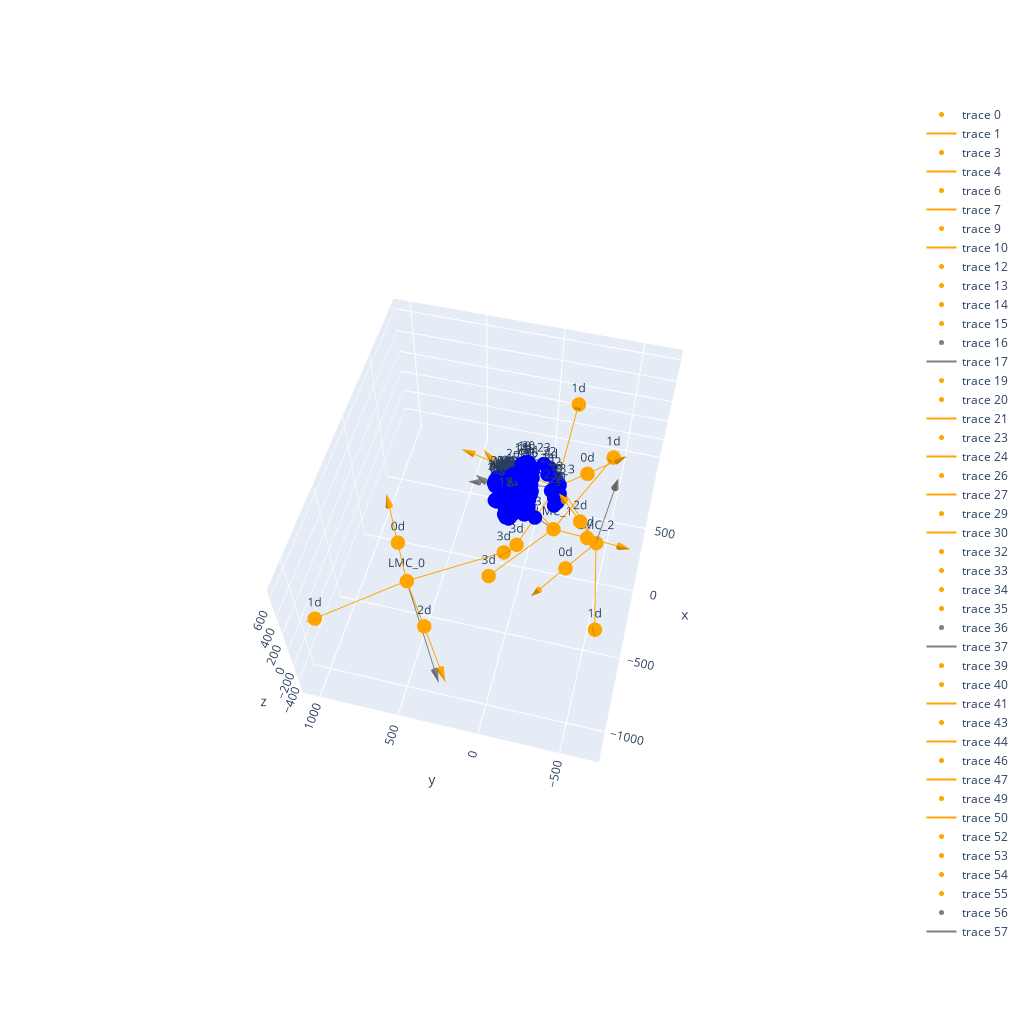

The cell this chart's notebook holds for it:
### Markdown cell above
# Optimize LMC position for synthetic data

### Code cell
from Python.Hand_model import getHandModel, setHandPose, generate_hand_pose, generate_hand_poses, plot_hand
from Python.optimization import PSO_Objective, plotPSOResult

# Make a Hand model
HandModel = getHandModel()
q = np.zeros(20)
# set the thumb in a flat position
q[0] = 0.4
q[1] = -0.6
q[2] = 0.1
state = setHandPose(HandModel, q)

# Input parameter 
# these are the finger_idx of the osim model! NOT THE LMC
fingers_idx = np.array([[0,3,8,17], #thumb (root to tip)
                    [4,9,13,18], #index
                    [5,10,14,19], #middle
                    [6,11,15,20], #ring
                    [7,12,16,21]]) #pinky
    
finger_radius = 10 # mm

# LMC settings
LMC_H = 600 # mm
num_LMC = 4
LMC_alpha1 = (180-150) / 2 * np.pi / 180
LMC_alpha2 = (180-120) / 2 * np.pi / 180

# Generate data
'''
  CAREFUL! The optimizer does not work for a single pose! the more the better
          if only a single pose is available then it was to be stacked a few times. e.g 10 times 
          this is caused by the metric that uses an exposnential norm with the number of poses
'''
num_poses = 10
handMarkers, palmMarkers, palmPlnNormals, palmCentroids, fingers, forearm_vecs = generate_hand_poses(HandModel, state, num_poses=num_poses, 
                                                                                       x_limits=[0, 0], y_limits=[0, 0], z_limits=[300, 300],
                                                                                         limitsPS=[-70, 70], limis_FE=[-60, 60], limits_WD=[-60, 60])
#handMarkers, palmMarkers, palmPlnNormals, palmCentroids, fingers, forearm_vecs = generate_hand_pose(HandModel, state, pos=np.array([0, -100, 300]), PS=90, FE=0, WD=0)
data = [handMarkers, palmMarkers, palmPlnNormals, palmCentroids, fingers, forearm_vecs]

# instatiate the optimizer
options = {'c1': 0.5, 'c2': 0.3, 'w': 0.9}
x_max = np.array([1, 1, 1, 1]*num_LMC)
x_min = np.array([-1, -1, -1, -1]*num_LMC)
parameter_mult = np.array([1000, 1000, 90, 180]*num_LMC) 
bounds = (x_min, x_max)

n_particles = 30
num_iterations = 100
args = (data, finger_radius, fingers_idx, num_LMC, LMC_H, LMC_alpha1, LMC_alpha2, parameter_mult)
optimizer = GlobalBestPSO(n_particles=n_particles, dimensions=4*num_LMC, options=options, bounds=bounds)
# pos is the optimized LMC location and orientation as
'''
  pos = np.array([x, y, xrot, zrot]*num_LMC) / parameter_mult 
  this means pos needs to be multiplied with parameter_mult to get the position in mm and orientation in deg
'''
cost, pos = optimizer.optimize(PSO_Objective, num_iterations, args=args)
plotPSOResult(pos, args)

### Figure 1 — Plotly figure (JSON) as saved in the notebook; plotly's stock layout.template omitted (floating-point values rounded to 4 significant figures)
{"data": [{"marker": {"color": "orange", "size": 5}, "mode": "markers+text", "type": "scatter3d", "x": [-595.5], "y": [587.4], "z": [0]}, {"line": {"color": "orange", "width": 2}, "mode": "lines", "type": "scatter3d", "x": [-595.5, -435.3, null], "y": [587.4, 704.8, null], "z": [0, 566.2, null]}, {"colorscale": [[0, "orange"], [1, "orange"]], "showlegend": false, "showscale": false, "type": "cone", "u": [48.06], "v": [35.22], "w": [169.9], "x": [-438.5], "y": [702.4], "z": [554.9]}, {"marker": {"color": "orange", "size": 5}, "mode": "markers+text", "type": "scatter3d", "x": [-595.5], "y": [587.4], "z": [0]}, {"line": {"color": "orange", "width": 2}, "mode": "lines", "type": "scatter3d", "x": [-595.5, -1020.0, null], "y": [587.4, 995.0, null], "z": [0, 117.8, null]}, {"colorscale": [[0, "orange"], [1, "orange"]], "showlegend": false, "showscale": false, "type": "cone", "u": [-127.3], "v": [122.3], "w": [35.34], "x": [-1011.0], "y": [986.9], "z": [115.4]}, {"marker": {"color": "orange", "size": 5}, "mode": "markers+text", "type": "scatter3d", "x": [-595.5], "y": [587.4], "z": [0]}, {"line": {"color": "orange", "width": 2}, "mode": "lines", "type": "scatter3d", "x": [-595.5, -1071.0, null], "y": [587.4, 238.8, null], "z": [0, -111.1, null]}, {"colorscale": [[0, "orange"], [1, "orange"]], "showlegend": false, "showscale": false, "type": "cone", "u": [-142.7], "v": [-104.6], "w": [-33.33], "x": [-1062.0], "y": [245.8], "z": [-108.9]}, {"marker": {"color": "orange", "size": 5}, "mode": "markers+text", "type": "scatter3d", "x": [-595.5], "y": [587.4], "z": [0]}, {"line": {"color": "orange", "width": 2}, "mode": "lines", "type": "scatter3d", "x": [-595.5, -334.6, null], "y": [587.4, 60.1, null], "z": [0, 117.8, null]}, {"colorscale": [[0, "orange"], [1, "orange"]], "showlegend": false, "showscale": false, "type": "cone", "u": [78.29], "v": [-158.2], "w": [35.34], "x": [-339.8], "y": [70.64], "z": [115.4]}, {"marker": {"color": "orange", "size": 5}, "mode": "markers+text", "text": "0d", "type": "scatter3d", "x": [-515.4], "y": [646.1], "z": [283.1]}, {"marker": {"color": "orange", "size": 5}, "mode": "markers+text", "text": "1d", "type": "scatter3d", "x": [-1020.0], "y": [995.0], "z": [117.8]}, {"marker": {"color": "orange", "size": 5}, "mode": "markers+text", "text": "2d", "type": "scatter3d", "x": [-833.3], "y": [413.1], "z": [-55.54]}, {"marker": {"color": "orange", "size": 5}, "mode": "markers+text", "text": "3d", "type": "scatter3d", "x": [-334.6], "y": [60.1], "z": [117.8]}, {"marker": {"color": "gray", "size": 5}, "mode": "markers+text", "type": "scatter3d", "x": [-595.5], "y": [587.4], "z": [0]}, {"line": {"color": "gray", "width": 2}, "mode": "lines", "type": "scatter3d", "x": [-595.5, -962.6, null], "y": [587.4, 318.4, null], "z": [0, -391.0, null]}, {"colorscale": [[0, "gray"], [1, "gray"]], "showlegend": false, "showscale": false, "type": "cone", "u": [-110.1], "v": [-80.7], "w": [-117.3], "x": [-955.3], "y": [323.7], "z": [-383.2]}, {"marker": {"color": "orange", "size": 5}, "mode": "markers+text", "text": "LMC_0", "type": "scatter3d", "x": [-595.5], "y": [587.4], "z": [0]}, {"marker": {"color": "orange", "size": 5}, "mode": "markers+text", "type": "scatter3d", "x": [-27.45], "y": [-180.0], "z": [0]}, {"line": {"color": "orange", "width": 2}, "mode": "lines", "type": "scatter3d", "x": [-27.45, -265.4, null], "y": [-180.0, -623.3, null], "z": [0, 327.0, null]}, {"colorscale": [[0, "orange"], [1, "orange"]], "showlegend": false, "showscale": false, "type": "cone", "u": [-71.39], "v": [-133.0], "w": [98.09], "x": [-260.7], "y": [-614.4], "z": [320.4]}, {"marker": {"color": "orange", "size": 5}, "mode": "markers+text", "type": "scatter3d", "x": [-27.45], "y": [-180.0], "z": [0]}, {"line": {"color": "orange", "width": 2}, "mode": "lines", "type": "scatter3d", "x": [-27.45, 487.0, null], "y": [-180.0, -447.0, null], "z": [0, 155.1, null]}, {"colorscale": [[0, "orange"], [1, "orange"]], "showlegend": false, "showscale": false, "type": "cone", "u": [154.3], "v": [-80.08], "w": [46.52], "x": [476.8], "y": [-441.6], "z": [152.0]}, {"marker": {"color": "orange", "size": 5}, "mode": "markers+text", "type": "scatter3d", "x": [-27.45], "y": [-180.0], "z": [0]}, {"line": {"color": "orange", "width": 2}, "mode": "lines", "type": "scatter3d", "x": [-27.45, 225.5, null], "y": [-180.0, 291.1, null], "z": [0, 272.2, null]}, {"colorscale": [[0, "orange"], [1, "orange"]], "showlegend": false, "showscale": false, "type": "cone", "u": [75.88], "v": [141.3], "w": [81.66], "x": [220.4], "y": [281.6], "z": [266.7]}, {"marker": {"color": "orange", "size": 5}, "mode": "markers+text", "type": "scatter3d", "x": [-27.45], "y": [-180.0], "z": [0]}, {"line": {"color": "orange", "width": 2}, "mode": "lines", "type": "scatter3d", "x": [-27.45, -534.2, null], "y": [-180.0, 101.3, null], "z": [0, 155.1, null]}, {"colorscale": [[0, "orange"], [1, "orange"]], "showlegend": false, "showscale": false, "type": "cone", "u": [-152.0], "v": [84.41], "w": [46.52], "x": [-524.1], "y": [95.69], "z": [152.0]}, {"marker": {"color": "orange", "size": 5}, "mode": "markers+text", "text": "0d", "type": "scatter3d", "x": [-146.4], "y": [-401.7], "z": [163.5]}, {"marker": {"color": "orange", "size": 5}, "mode": "markers+text", "text": "1d", "type": "scatter3d", "x": [487.0], "y": [-447.0], "z": [155.1]}, {"marker": {"color": "orange", "size": 5}, "mode": "markers+text", "text": "2d", "type": "scatter3d", "x": [99.02], "y": [55.52], "z": [136.1]}, {"marker": {"color": "orange", "size": 5}, "mode": "markers+text", "text": "3d", "type": "scatter3d", "x": [-534.2], "y": [101.3], "z": [155.1]}, {"marker": {"color": "gray", "size": 5}, "mode": "markers+text", "type": "scatter3d", "x": [-27.45], "y": [-180.0], "z": [0]}, {"line": {"color": "gray", "width": 2}, "mode": "lines", "type": "scatter3d", "x": [-27.45, 256.0, null], "y": [-180.0, 347.9, null], "z": [0, -31.64, null]}, {"colorscale": [[0, "gray"], [1, "gray"]], "showlegend": false, "showscale": false, "type": "cone", "u": [85.03], "v": [158.4], "w": [-9.491], "x": [250.3], "y": [337.3], "z": [-31.0]}, {"marker": {"color": "orange", "size": 5}, "mode": "markers+text", "text": "LMC_1", "type": "scatter3d", "x": [-27.45], "y": [-180.0], "z": [0]}, {"marker": {"color": "orange", "size": 5}, "mode": "markers+text", "type": "scatter3d", "x": [-64.22], "y": [-454.4], "z": [0]}, {"line": {"color": "orange", "width": 2}, "mode": "lines", "type": "scatter3d", "x": [-64.22, -214.6, null], "y": [-454.4, -131.5, null], "z": [0, -482.8, null]}, {"colorscale": [[0, "orange"], [1, "orange"]], "showlegend": false, "showscale": false, "type": "cone", "u": [-45.1], "v": [96.88], "w": [-144.8], "x": [-211.5], "y": [-137.9], "z": [-473.2]}, {"marker": {"color": "orange", "size": 5}, "mode": "markers+text", "type": "scatter3d", "x": [-64.22], "y": [-454.4], "z": [0]}, {"line": {"color": "orange", "width": 2}, "mode": "lines", "type": "scatter3d", "x": [-64.22, -654.8, null], "y": [-454.4, -559.1, null], "z": [0, 17.36, null]}, {"colorscale": [[0, "orange"], [1, "orange"]], "showlegend": false, "showscale": false, "type": "cone", "u": [-177.2], "v": [-31.41], "w": [5.207], "x": [-642.9], "y": [-557.0], "z": [17.01]}, {"marker": {"color": "orange", "size": 5}, "mode": "markers+text", "type": "scatter3d", "x": [-64.22], "y": [-454.4], "z": [0]}, {"line": {"color": "orange", "width": 2}, "mode": "lines", "type": "scatter3d", "x": [-64.22, -165.5, null], "y": [-454.4, -236.8, null], "z": [0, 549.9, null]}, {"colorscale": [[0, "orange"], [1, "orange"]], "showlegend": false, "showscale": false, "type": "cone", "u": [-30.39], "v": [65.28], "w": [165.0], "x": [-163.5], "y": [-241.1], "z": [538.9]}, {"marker": {"color": "orange", "size": 5}, "mode": "markers+text", "type": "scatter3d", "x": [-64.22], "y": [-454.4], "z": [0]}, {"line": {"color": "orange", "width": 2}, "mode": "lines", "type": "scatter3d", "x": [-64.22, 396.1, null], "y": [-454.4, -69.88, null], "z": [0, 17.36, null]}, {"colorscale": [[0, "orange"], [1, "orange"]], "showlegend": false, "showscale": false, "type": "cone", "u": [138.1], "v": [115.4], "w": [5.207], "x": [386.8], "y": [-77.57], "z": [17.01]}, {"marker": {"color": "orange", "size": 5}, "mode": "markers+text", "text": "0d", "type": "scatter3d", "x": [-139.4], "y": [-292.9], "z": [-241.4]}, {"marker": {"color": "orange", "size": 5}, "mode": "markers+text", "text": "1d", "type": "scatter3d", "x": [-654.8], "y": [-559.1], "z": [17.36]}, {"marker": {"color": "orange", "size": 5}, "mode": "markers+text", "text": "2d", "type": "scatter3d", "x": [-114.9], "y": [-345.6], "z": [274.9]}, {"marker": {"color": "orange", "size": 5}, "mode": "markers+text", "text": "3d", "type": "scatter3d", "x": [396.1], "y": [-69.88], "z": [17.36]}, {"marker": {"color": "gray", "size": 5}, "mode": "markers+text", "type": "scatter3d", "x": [-64.22], "y": [-454.4], "z": [0]}, {"line": {"color": "gray", "width": 2}, "mode": "lines", "type": "scatter3d", "x": [-64.22, -35.91, null], "y": [-454.4, -515.2, null], "z": [0, 596.2, null]}, {"colorscale": [[0, "gray"], [1, "gray"]], "showlegend": false, "showscale": false, "type": "cone", "u": [8.491], "v": [-18.24], "w": [178.9], "x": [-36.48], "y": [-514.0], "z": [584.3]}, {"marker": {"color": "orange", "size": 5}, "mode": "markers+text", "text": "LMC_2", "type": "scatter3d", "x": [-64.22], "y": [-454.4], "z": [0]}, {"marker": {"color": "orange", "size": 5}, "mode": "markers+text", "type": "scatter3d", "x": [287.1], "y": [-133.0], "z": [0]}, {"line": {"color": "orange", "width": 2}, "mode": "lines", "type": "scatter3d", "x": [287.1, 241.2, null], "y": [-133.0, -501.4, null], "z": [0, 471.4, null]}, {"colorscale": [[0, "orange"], [1, "orange"]], "showlegend": false, "showscale": false, "type": "cone", "u": [-13.77], "v": [-110.5], "w": [141.4], "x": [242.1], "y": [-494.1], "z": [461.9]}, {"marker": {"color": "orange", "size": 5}, "mode": "markers+text", "type": "scatter3d", "x": [287.1], "y": [-133.0], "z": [0]}, {"line": {"color": "orange", "width": 2}, "mode": "lines", "type": "scatter3d", "x": [287.1, 869.3, null], "y": [-133.0, -147.5, null], "z": [0, 144.2, null]}, {"colorscale": [[0, "orange"], [1, "orange"]], "showlegend": false, "showscale": false, "type": "cone", "u": [174.7], "v": [-4.349], "w": [43.26], "x": [857.7], "y": [-147.3], "z": [141.3]}, {"marker": {"color": "orange", "size": 5}, "mode": "markers+text", "type": "scatter3d", "x": [287.1], "y": [-133.0], "z": [0]}, {"line": {"color": "orange", "width": 2}, "mode": "lines", "type": "scatter3d", "x": [287.1, 360.5, null], "y": [-133.0, 456.2, null], "z": [0, 85.82, null]}, {"colorscale": [[0, "orange"], [1, "orange"]], "showlegend": false, "showscale": false, "type": "cone", "u": [22.03], "v": [176.8], "w": [25.75], "x": [359.0], "y": [444.4], "z": [84.1]}, {"marker": {"color": "orange", "size": 5}, "mode": "markers+text", "type": "scatter3d", "x": [287.1], "y": [-133.0], "z": [0]}, {"line": {"color": "orange", "width": 2}, "mode": "lines", "type": "scatter3d", "x": [287.1, -280.9, null], "y": [-133.0, -4.214, null], "z": [0, 144.2, null]}, {"colorscale": [[0, "orange"], [1, "orange"]], "showlegend": false, "showscale": false, "type": "cone", "u": [-170.4], "v": [38.65], "w": [43.26], "x": [-269.5], "y": [-6.791], "z": [141.3]}, {"marker": {"color": "orange", "size": 5}, "mode": "markers+text", "text": "0d", "type": "scatter3d", "x": [264.1], "y": [-317.2], "z": [235.7]}, {"marker": {"color": "orange", "size": 5}, "mode": "markers+text", "text": "1d", "type": "scatter3d", "x": [869.3], "y": [-147.5], "z": [144.2]}, {"marker": {"color": "orange", "size": 5}, "mode": "markers+text", "text": "2d", "type": "scatter3d", "x": [323.8], "y": [161.6], "z": [42.91]}, {"marker": {"color": "orange", "size": 5}, "mode": "markers+text", "text": "3d", "type": "scatter3d", "x": [-280.9], "y": [-4.214], "z": [144.2]}, {"marker": {"color": "gray", "size": 5}, "mode": "markers+text", "type": "scatter3d", "x": [287.1], "y": [-133.0], "z": [0]}, {"line": {"color": "gray", "width": 2}, "mode": "lines", "type": "scatter3d", "x": [287.1, 356.0, null], "y": [-133.0, 419.9, null], "z": [0, -222.6, null]}, {"colorscale": [[0, "gray"], [1, "gray"]], "showlegend": false, "showscale": false, "type": "cone", "u": [20.67], "v": [165.9], "w": [-66.78], "x": [354.6], "y": [408.8], "z": [-218.1]}, {"marker": {"color": "orange", "size": 5}, "mode": "markers+text", "text": "LMC_3", "type": "scatter3d", "x": [287.1], "y": [-133.0], "z": [0]}, {"marker": {"color": "blue", "size": 5}, "mode": "markers+text", "text": [0, 1, 2, 3, 4, 5, 6, 7, 8, 9, 10, 11, 12, 13, 14, 15, 16, 17, 18, 19, 20, 21, 22, 23, 24, 25], "type": "scatter3d", "x": [-30.19, -48.82, -25.89, -54.36, -79.9, -70.53, -58.32, -43.51, -73.16, -104.0, -96.63, -83.89, -60.98, -117.4, -112.5, -96.28, -73.37, -88.63, -126.8, -122.0, -105.2, -82.48, 151.1, 133.5, 10.74, -10.74], "y": [-18.42, 10.67, 49.01, -21.99, 34.84, 54.41, 69.8, 80.1, -14.45, 57.54, 77.72, 94.66, 97.81, 72.46, 92.5, 105.7, 106.7, -5.223, 81.3, 100.8, 114.9, 114.7, -99.11, -66.39, 23.03, -23.03], "z": [264.8, 268.8, 280.5, 229.8, 227.0, 233.5, 238.7, 250.3, 206.8, 197.3, 198.1, 202.3, 225.4, 179.5, 177.7, 185.4, 208.1, 188.6, 169.4, 167.8, 171.0, 197.1, 377.6, 427.0, 305.6, 294.4]}, {"marker": {"color": "blue", "size": 5}, "mode": "markers+text", "text": [0, 1, 2, 3, 4, 5, 6, 7, 8, 9, 10, 11, 12, 13, 14, 15, 16, 17, 18, 19, 20, 21, 22, 23, 24, 25], "type": "scatter3d", "x": [5.923, 2.349, 17.57, 19.59, 26.74, 32.92, 40.15, 42.15, 30.29, 44.82, 54.6, 63.42, 58.32, 56.66, 67.07, 73.84, 68.28, 39.48, 62.47, 72.57, 83.41, 74.76, -13.75, -51.37, 8.648, -8.648], "y": [43.62, 25.55, -18.04, 73.66, 40.45, 18.74, -0.1039, -19.36, 86.86, 47.53, 29.1, 9.451, -13.37, 50.4, 34.32, 14.43, -6.506, 95.02, 52.33, 36.56, 18.34, -3.505, -18.22, -64.1, -24.38, 24.38], "z": [323.5, 353.0, 353.1, 350.5, 402.8, 404.5, 402.1, 392.9, 376.0, 442.9, 448.1, 446.4, 423.6, 466.8, 474.6, 467.1, 443.2, 398.5, 482.0, 489.5, 483.3, 457.9, 104.7, 122.2, 302.8, 297.2]}, {"marker": {"color": "blue", "size": 5}, "mode": "markers+text", "text": [0, 1, 2, 3, 4, 5, 6, 7, 8, 9, 10, 11, 12, 13, 14, 15, 16, 17, 18, 19, 20, 21, 22, 23, 24, 25], "type": "scatter3d", "x": [-35.35, -11.4, 20.04, -61.42, -23.8, -7.157, 5.593, 19.46, -71.85, -28.82, -15.81, -2.884, 14.12, -31.1, -19.82, -7.088, 8.215, -77.9, -31.89, -20.81, -11.01, 6.096, -22.01, 38.27, 18.15, -18.15], "y": [35.2, 55.36, 34.48, 66.03, 97.27, 88.78, 77.35, 61.49, 90.16, 129.6, 124.3, 112.8, 85.79, 148.1, 145.8, 129.7, 102.6, 110.2, 160.4, 158.0, 142.5, 114.7, -173.9, -164.5, -9.29, 9.29], "z": [298.6, 283.5, 256.9, 284.9, 246.2, 233.4, 222.5, 218.6, 269.1, 216.0, 199.7, 186.8, 193.7, 196.7, 179.5, 170.7, 179.1, 254.3, 185.9, 169.2, 156.9, 168.2, 389.0, 399.2, 283.8, 316.2]}, {"marker": {"color": "blue", "size": 5}, "mode": "markers+text", "text": [0, 1, 2, 3, 4, 5, 6, 7, 8, 9, 10, 11, 12, 13, 14, 15, 16, 17, 18, 19, 20, 21, 22, 23, 24, 25], "type": "scatter3d", "x": [-36.81, -18.06, 7.912, -67.05, -40.86, -26.98, -16.32, -2.715, -82.13, -54.35, -44.97, -34.56, -14.87, -61.94, -54.63, -43.22, -24.86, -92.5, -65.83, -58.6, -50.86, -30.04, 8.627, 68.99, 14.64, -14.64], "y": [29.66, 55.97, 47.22, 59.68, 104.7, 102.2, 95.85, 83.45, 85.79, 143.3, 144.3, 138.5, 112.9, 166.0, 169.9, 158.5, 132.2, 108.2, 180.6, 184.3, 174.1, 146.5, -193.1, -179.6, -2.193, 2.193], "z": [316.0, 303.1, 265.9, 317.4, 283.1, 265.4, 249.3, 238.3, 311.7, 265.4, 246.1, 228.1, 223.2, 253.2, 234.3, 218.8, 215.6, 305.0, 246.9, 228.5, 210.5, 209.5, 336.1, 336.7, 278.6, 321.4]}, {"marker": {"color": "blue", "size": 5}, "mode": "markers+text", "text": [0, 1, 2, 3, 4, 5, 6, 7, 8, 9, 10, 11, 12, 13, 14, 15, 16, 17, 18, 19, 20, 21, 22, 23, 24, 25], "type": "scatter3d", "x": [-14.75, -22.49, 3.605, -19.81, -21.03, -9.849, 2.839, 13.12, -22.28, -19.85, -7.503, 6.597, 15.94, -17.81, -6.426, 7.788, 16.55, -23.66, -18.09, -6.982, 10.0, 16.72, 56.66, 30.09, 13.81, -13.81], "y": [40.98, 53.98, 40.35, 81.7, 110.0, 103.9, 96.33, 81.15, 112.2, 152.1, 151.8, 145.1, 114.7, 177.0, 180.1, 168.0, 137.3, 137.4, 192.2, 195.1, 186.5, 152.9, -165.9, -189.7, -5.417, 5.417], "z": [275.6, 307.0, 342.6, 264.1, 319.6, 338.4, 352.3, 363.4, 266.0, 334.1, 351.7, 366.6, 373.8, 343.7, 360.7, 372.9, 378.0, 270.6, 349.9, 366.5, 377.7, 382.9, 210.9, 261.5, 321.4, 278.6]}, {"marker": {"color": "blue", "size": 5}, "mode": "markers+text", "text": [0, 1, 2, 3, 4, 5, 6, 7, 8, 9, 10, 11, 12, 13, 14, 15, 16, 17, 18, 19, 20, 21, 22, 23, 24, 25], "type": "scatter3d", "x": [-6.643, 2.616, 32.91, -0.4611, 28.61, 42.75, 55.96, 63.3, 9.124, 49.98, 66.82, 81.91, 81.55, 64.2, 81.21, 93.44, 91.73, 18.67, 71.64, 88.2, 103.7, 99.3, -42.99, -56.33, 17.6, -17.6], "y": [26.21, 54.05, 47.42, 53.26, 100.2, 98.82, 93.38, 82.22, 77.77, 137.2, 138.9, 133.9, 110.2, 158.9, 163.3, 153.0, 128.4, 99.06, 173.0, 177.2, 167.6, 142.1, -191.0, -171.9, -1.012, 1.012], "z": [258.1, 276.8, 311.0, 225.7, 254.6, 272.3, 286.7, 303.5, 209.9, 242.0, 255.3, 269.9, 292.4, 235.3, 246.2, 261.7, 282.6, 199.3, 231.6, 242.3, 254.7, 277.7, 317.7, 375.0, 319.1, 280.9]}, {"marker": {"color": "blue", "size": 5}, "mode": "markers+text", "text": [0, 1, 2, 3, 4, 5, 6, 7, 8, 9, 10, 11, 12, 13, 14, 15, 16, 17, 18, 19, 20, 21, 22, 23, 24, 25], "type": "scatter3d", "x": [-42.4, -24.45, 20.55, -70.39, -35.93, -13.65, 5.852, 25.09, -82.0, -40.44, -20.98, -0.501, 21.32, -41.68, -24.45, -4.028, 15.85, -88.8, -42.77, -25.88, -6.65, 13.78, 14.08, 55.75, 25.22, -25.22], "y": [25.61, 45.5, 51.36, 57.61, 100.9, 104.3, 105.2, 97.68, 85.36, 144.2, 152.8, 155.2, 132.3, 170.5, 181.8, 178.4, 154.4, 109.4, 186.2, 197.1, 197.3, 170.2, -164.8, -177.1, 5.557, -5.557], "z": [306.1, 328.3, 319.8, 309.3, 338.1, 336.0, 330.3, 324.6, 315.3, 347.5, 344.5, 338.0, 330.0, 352.5, 350.3, 342.0, 333.5, 321.0, 356.9, 354.8, 343.9, 337.1, 193.7, 237.8, 296.8, 303.2]}, {"marker": {"color": "blue", "size": 5}, "mode": "markers+text", "text": [0, 1, 2, 3, 4, 5, 6, 7, 8, 9, 10, 11, 12, 13, 14, 15, 16, 17, 18, 19, 20, 21, 22, 23, 24, 25], "type": "scatter3d", "x": [-5.584, -1.801, 25.47, 0.4179, 20.33, 32.69, 44.94, 51.89, 8.416, 38.11, 53.17, 67.22, 67.54, 50.11, 65.25, 77.05, 76.31, 16.26, 56.07, 70.8, 86.08, 82.57, -20.43, -41.77, 15.56, -15.56], "y": [11.29, 44.48, 52.9, 28.13, 85.37, 91.37, 92.51, 88.05, 48.02, 119.7, 127.8, 129.6, 113.9, 140.3, 150.2, 146.9, 129.7, 66.38, 153.6, 163.3, 160.2, 142.2, -181.4, -148.3, 7.351, -7.351], "z": [251.7, 261.4, 297.7, 213.0, 227.8, 245.7, 261.9, 281.7, 191.1, 205.6, 218.7, 235.0, 263.6, 193.4, 203.4, 222.0, 249.3, 175.0, 185.9, 195.8, 211.5, 240.8, 373.1, 420.9, 319.5, 280.5]}, {"marker": {"color": "blue", "size": 5}, "mode": "markers+text", "text": [0, 1, 2, 3, 4, 5, 6, 7, 8, 9, 10, 11, 12, 13, 14, 15, 16, 17, 18, 19, 20, 21, 22, 23, 24, 25], "type": "scatter3d", "x": [-34.06, -7.392, 28.57, -56.6, -11.73, 7.063, 21.66, 35.88, -63.44, -10.33, 5.636, 20.79, 35.84, -8.536, 5.94, 20.04, 33.13, -66.24, -7.051, 7.136, 19.06, 33.32, -40.86, 16.25, 20.94, -20.94], "y": [35.44, 55.32, 34.03, 66.36, 97.07, 88.36, 76.77, 60.78, 90.46, 129.2, 123.8, 112.0, 84.95, 147.6, 145.1, 128.9, 101.7, 110.4, 159.8, 157.3, 141.6, 113.7, -173.1, -164.1, -9.532, 9.532], "z": [291.4, 281.2, 261.6, 272.6, 242.0, 232.9, 224.7, 223.9, 254.9, 211.3, 197.9, 187.9, 198.2, 191.8, 177.2, 171.2, 182.6, 239.0, 181.0, 166.8, 156.9, 171.5, 383.8, 405.7, 287.8, 312.2]}, {"marker": {"color": "blue", "size": 5}, "mode": "markers+text", "text": [0, 1, 2, 3, 4, 5, 6, 7, 8, 9, 10, 11, 12, 13, 14, 15, 16, 17, 18, 19, 20, 21, 22, 23, 24, 25], "type": "scatter3d", "x": [-21.88, -25.76, 6.631, -32.21, -27.25, -12.81, 2.508, 15.67, -37.0, -27.52, -12.62, 4.162, 17.13, -26.2, -12.63, 4.313, 16.4, -39.84, -26.84, -13.58, 5.622, 15.97, 56.41, 40.19, 17.38, -17.38], "y": [-6.252, 28.32, 53.44, -1.885, 59.87, 73.78, 82.59, 86.26, 11.1, 88.13, 102.9, 112.8, 107.6, 105.8, 121.3, 126.7, 119.4, 24.54, 116.9, 132.1, 137.4, 129.6, -148.3, -106.9, 16.3, -16.3], "z": [255.6, 255.2, 276.5, 214.5, 207.3, 217.8, 227.9, 244.4, 187.1, 172.9, 177.5, 186.9, 216.4, 152.7, 154.1, 167.6, 196.6, 165.5, 140.8, 142.2, 151.7, 183.8, 416.1, 459.1, 310.5, 289.5]}], "layout": {"height": 1024, "scene": {"aspectmode": "data", "aspectratio": {"x": 1, "y": 1, "z": 1}, "camera": {"center": {"x": 0, "y": 0, "z": 0}, "eye": {"x": -2, "y": -0.5, "z": 3}, "up": {"x": 0, "y": 0, "z": 20}}}, "width": 1024}}
